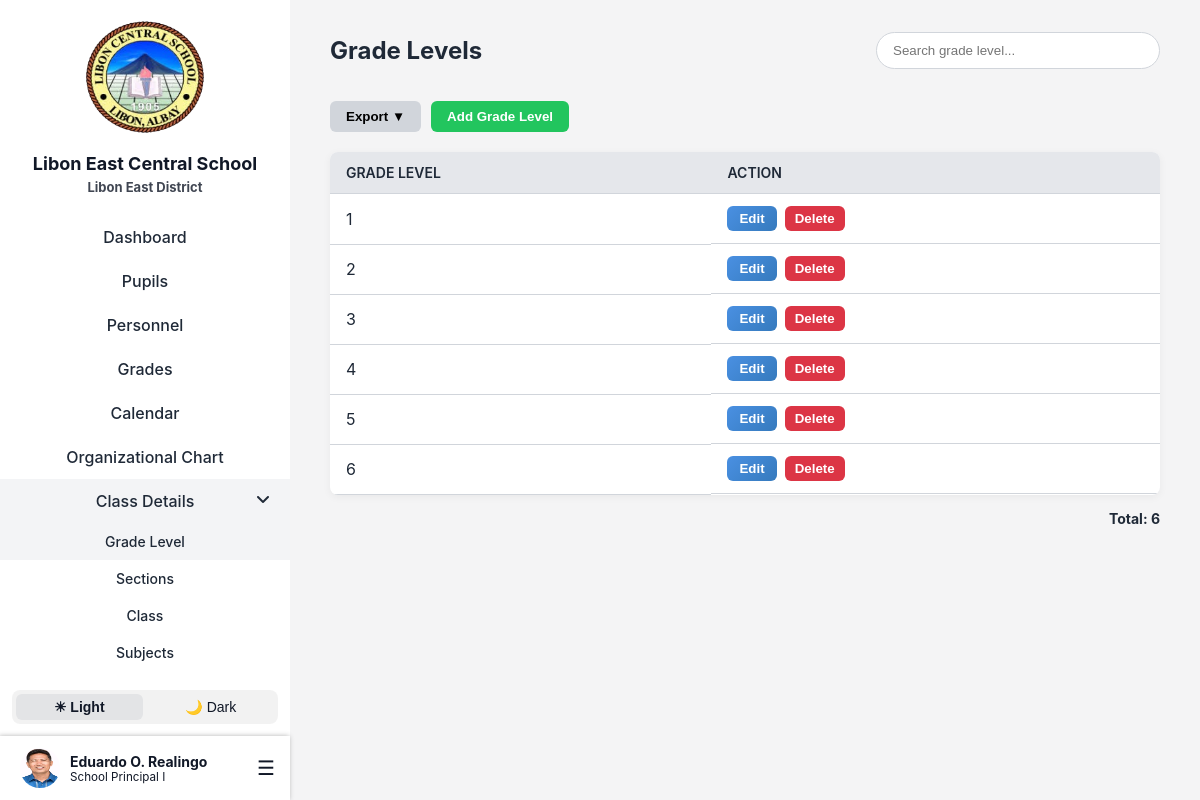
The app's page /Landing/Login/Page/adminGradeLevel.php (signed in) with its own data.
### tables this page shows
CREATE TABLE `teachers` (
  `teacher_id` int(11) NOT NULL,
  `first_name` varchar(100) DEFAULT NULL,
  `middle_name` varchar(100) DEFAULT NULL,
  `last_name` varchar(100) DEFAULT NULL,
  `employee_no` varchar(20) DEFAULT NULL,
  `email` varchar(100) DEFAULT NULL,
  `password` varchar(255) DEFAULT NULL,
  `gender` enum('Male','Female','Other') DEFAULT NULL,
  `birthdate` date DEFAULT NULL,
  `age` int(11) DEFAULT NULL,
  `contact_no` varchar(20) DEFAULT NULL,
  `house_no_street` varchar(255) DEFAULT NULL,
  `barangay` varchar(255) DEFAULT NULL,
  `municipality` varchar(255) DEFAULT NULL,
  `province` varchar(255) DEFAULT NULL,
  `position` varchar(255) NOT NULL,
  `image` varchar(255) NOT NULL DEFAULT 'teacher.png',
  `user_type` char(1) NOT NULL DEFAULT 't' COMMENT 'a - admin\r\nt- teacher\r\nn- non-teaching',
  `user_status` char(1) NOT NULL DEFAULT 'a' COMMENT 'a - active\r\ni - inactive',
  `created_at` datetime DEFAULT current_timestamp(),
  `updated_at` datetime DEFAULT current_timestamp() ON UPDATE current_timestamp(),
  `created_by` int(11) DEFAULT NULL,
  `updated_by` int(11) DEFAULT NULL
);

CREATE TABLE `grade_levels` (
  `grade_level_id` int(11) NOT NULL,
  `level_name` varchar(20) NOT NULL,
  `created_at` datetime DEFAULT current_timestamp(),
  `updated_at` datetime DEFAULT current_timestamp() ON UPDATE current_timestamp(),
  `created_by` int(11) DEFAULT NULL,
  `updated_by` int(11) DEFAULT NULL
);

### Landing/Login/Page/adminGradeLevel.php (the view, shortened to what this page needs)
<?php include 'lecs_db.php';
?>
<!DOCTYPE html>
<html lang="en">
<head>
    <link rel="stylesheet" href="css/adminGradeLevel.css">
    <link rel="stylesheet" href="css/sidebar.css">
</head>
<body>
<div class="container">
<?php include 'sidebar.php'; ?>
  <div class="main-content">
    <div class="header">
      <h1>Grade Levels</h1>
      <form method="GET" style="margin:0;">
        <input type="text" name="search" placeholder="Search grade level..."
          value="<?php echo isset($_GET['search']) ? htmlspecialchars($_GET['search']) : ''; ?>">
      </form>
    </div>
    <div class="header-buttons">
  <div class="export-dropdown">
    <button type="button" class="export-btn" onclick="toggleDropdown()">Export ▼</button>
  </div>
      <button type="button" class="add-btn" onclick="openAddModal()">Add Grade Level</button>
    </div>
    <table>
      <thead>
        <tr>
          <th>Grade Level</th>
          <th>Action</th>
        </tr>
      </thead>
      <tbody>
        <?php
        $where = "";
        $sql = "SELECT * FROM grade_levels $where ORDER BY level_name ASC";
        $result = $conn->query($sql);
        if ($result && $result->num_rows > 0) {
          while ($row = $result->fetch_assoc()) {
            echo "<tr>
                <td>{$row['level_name']}</td>
                <td class='action-btns'>
                  <button class='edit-btn' onclick=\"openEditModal({$row['grade_level_id']}, '{$row['level_name']}')\">Edit</button>
                  <button class='delete-btn' onclick=\"openDeleteModal({$row['grade_level_id']}, '{$row['level_name']}')\">Delete</button>
                </td>
            </tr>";
          }
        } else {
          echo "<tr><td colspan='2'>No grade levels found</td></tr>";
        }
        ?>
      </tbody>
    </table>
    <div class="total-count">
      <?php
      $countQuery = "SELECT COUNT(*) as total FROM grade_levels $where";
      $countResult = $conn->query($countQuery);
      $countRow = $countResult->fetch_assoc();
      echo "Total: " . $countRow['total'];
      ?>
    </div>
  </div>
</div>
</body>
</html>

### Landing/Login/Page/sidebar.php (shortened to what this page needs)
<?php
include 'lecs_db.php';
$current_page = basename($_SERVER['PHP_SELF']);
$classInfoPages = ['adminGradeLevel.php', 'adminSections.php', 'adminSubjects.php', 'adminSchoolYear.php', 'adminSectionName.php', 'adminOrganizationalChart'];
$isClassInfoActive = in_array($current_page, $classInfoPages);
if (!function_exists('arabic_to_roman')) {
    function arabic_to_roman($num) {
        $roman_numerals = [
            1000 => 'M', 900 => 'CM', 500 => 'D', 400 => 'CD',
            100 => 'C', 90 => 'XC', 50 => 'L', 40 => 'XL',
            10 => 'X', 9 => 'IX', 5 => 'V', 4 => 'IV', 1 => 'I'
        ];
        $roman = '';
        foreach ($roman_numerals as $value => $symbol) {
            while ($num >= $value) {
                $roman .= $symbol;
                $num -= $value;
            }
        }
        return $roman;
    }
}
if (!function_exists('format_position')) {
    function format_position($pos) {
        $is_principal = stripos($pos, 'principal') !== false;
        if (preg_match('/(.*) (\d+)$/', $pos, $matches)) {
            $base = $matches[1];
            $num = intval($matches[2]);
            $roman = arabic_to_roman($num);
            $new_pos = $base . ' ' . $roman;
        } else {
            $new_pos = $pos;
        }
        if ($is_principal) {
            $new_pos = 'School ' . $new_pos;
        }
        return $new_pos;
    }
}
$admin_id = isset($_SESSION['teacher_id']) ? intval($_SESSION['teacher_id']) : 0;
$adminData = [
    'first_name' => 'Admin',
    'middle_name' => '',
    'last_name' => 'User',
    'position' => 'Administrator',
    'image' => 'teacher.png'
];
if ($admin_id > 0 && $_SESSION['user_type'] === 'a') {
    $stmt = $conn->prepare("SELECT first_name, middle_name, last_name, position, image FROM teachers WHERE teacher_id = ?");
    $stmt->bind_param("i", $admin_id);
    $stmt->execute();
    $res = $stmt->get_result();
    if ($res && $res->num_rows > 0) {
        $adminData = $res->fetch_assoc();
    }
}
$middle_initial = !empty($adminData['middle_name']) ? substr($adminData['middle_name'], 0, 1) . '.' : '';
$full_name = trim($adminData['first_name'] . ' ' . $middle_initial . ' ' . $adminData['last_name']);
?>
<link rel="stylesheet" href="css/all.min.css">
<link rel="stylesheet" href="css/sidebar.css">
<div class="sidebar">
    <div class="sidebar-top">
        <img class="logo" src="images/lecs-logo no bg.png" alt="School Logo">
        <h2>Libon East Central School</h2>
        <small class="east">Libon East District</small>
        <div class="nav-links">
            <a href="adminDashboard.php" class="<?= ($current_page == 'adminDashboard.php') ? 'active' : '' ?>">Dashboard</a>
            <a href="adminPupils.php" class="<?= ($current_page == 'adminPupils.php' || $current_page == 'add_pupil.php' || $current_page == 'adminPupilsProfile.php') ? 'active' : '' ?>">Pupils</a>
            <a href="adminTeachers.php" class="<?= ($current_page == 'adminTeachers.php' || $current_page == 'add_teacher.php' || $current_page == 'edit_teacher.php') ? 'active' : '' ?>">Personnel</a>
            <a href="adminGrades.php" class="<?= ($current_page == 'adminGrades.php' || $current_page == 'adminViewGrades.php') ? 'active' : '' ?>">Grades</a>
            <a href="adminEventCalendar.php" class="<?= ($current_page == 'adminEventCalendar.php') ? 'active' : '' ?>">Calendar</a>
            <a href="adminOrganizationalChart.php" class="<?= ($current_page == 'adminOrganizationalChart.php') ? 'active' : '' ?>">Organizational Chart</a>
            <a href="#" id="classInfoLink" class="class-info <?= $isClassInfoActive ? 'active' : '' ?>">
                <span>Class Details</span>
                <i id="classInfoIcon" class="fa-solid <?= $isClassInfoActive ? 'fa-angle-down' : 'fa-angle-right' ?>"></i>
            </a>
            <div id="classInfoSubmenu" class="submenu <?= $isClassInfoActive ? 'show' : '' ?>">
                <a href="adminGradeLevel.php" class="<?= ($current_page == 'adminGradeLevel.php') ? 'active' : '' ?>">Grade Level</a>
                <a href="adminSectionName.php" class="<?= ($current_page == 'adminSectionName.php') ? 'active' : '' ?>">Sections</a>
                <a href="adminSections.php" class="<?= ($current_page == 'adminSections.php') ? 'active' : '' ?>">Class</a>
                <a href="adminSubjects.php" class="<?= ($current_page == 'adminSubjects.php') ? 'active' : '' ?>">Subjects</a>
                <a href="adminSchoolYear.php" class="<?= ($current_page == 'adminSchoolYear.php') ? 'active' : '' ?>">School Years</a>
            </div>
        </div>
    </div>
    <div class="sidebar-bottom">
        <div class="toggle-mode">
            <button class="toggle-btn light-mode" onclick="setMode('light')">☀ Light</button>
            <button class="toggle-btn dark-mode" onclick="setMode('dark')">🌙 Dark</button>
        </div>
        <div class="profile-menu">
            <div class="profile">
                <img src="Uploads/teachers/<?= htmlspecialchars($adminData['image']) ?>" alt="Profile Picture">
                <div class="profile-info">
                    <strong><?= htmlspecialchars($full_name) ?></strong>
                    <small><?= htmlspecialchars(format_position($adminData['position'])) ?></small>
                </div>
            </div>
            <div class="burger" role="button" aria-label="Open menu" tabindex="0">&#9776;</div>
        </div>
    </div>
</div>

### Landing/Login/Page/css/adminGradeLevel.css (style rules this page uses)
:root { --primary-color: #2563eb; --primary-hover: #1d4ed8; --success-color: #22c55e; --danger-color: #ef4444; --background-light: #f4f4f5; --background-dark: #1e293b; --sidebar-light: #ffffff; --sidebar-dark: #0f172a; --text-light: #1f2937; --text-dark: #f1f5f9; --accent: #e5e7eb; --border-color: #d1d5db; }
body { margin: 0; font-family: 'Inter', sans-serif; transition: background-color 0.3s, color 0.3s; }
:root.light { background-color: var(--background-light); color: var(--text-light); }
.container { display: flex; min-height: 100vh; }
.main-content { flex: 1; padding: 20px 40px; margin-left: 290px; transition: background-color 0.3s, color 0.3s; }
.header { display: flex; justify-content: space-between; align-items: center; margin-bottom: 20px; }
.header h1 { font-size: 24px; font-weight: 700; }
.header input[type="text"] { padding: 10px 16px; border-radius: 20px; border: 1px solid var(--border-color); outline: none; width: 250px; transition: border 0.3s, box-shadow 0.3s; }
.header-buttons { display: flex; gap: 10px; margin-bottom: 20px; }
.header-buttons button { padding: 8px 16px; border: none; border-radius: 6px; cursor: pointer; font-weight: 600; transition: background 0.3s, transform 0.1s; }
.export-btn { background-color: #d1d5db; }
.add-btn { background-color: var(--success-color); color: white; }
table { width: 100%; border-collapse: collapse; background-color: var(--sidebar-light); border-radius: 8px; overflow: hidden; box-shadow: 0 2px 8px rgba(0,0,0,0.05); }
th, td { padding: 12px 16px; text-align: left; border-bottom: 1px solid var(--border-color); }
th { background-color: var(--accent); font-weight: 600; font-size: 14px; text-transform: uppercase; }
.action-btns { display: flex; gap: 8px; }
.edit-btn { background: linear-gradient(135deg, #4a90e2, #357ABD); color: white; padding: 5px 12px; font-weight: 600; border: none; border-radius: 6px; }
.delete-btn { background-color: #dc3545; color: white; padding: 5px 10px; text-decoration: none; border-radius: 6px; border: none; font-weight: 600; }
.total-count { text-align: right; margin-top: 15px; font-weight: bold; font-size: 14px; }
.export-dropdown { position: relative; display: inline-block; }
.show { display: block; }

### records on screen
teachers: image (picture), full_name "Eduardo O. Realingo", position "School Principal I"
grade_levels: level_name "1"
grade_levels: level_name "2"
grade_levels: level_name "3"
grade_levels: level_name "4"
grade_levels: level_name "5"
grade_levels: level_name "6"

### other values on screen
$countRow['total'] "6"
